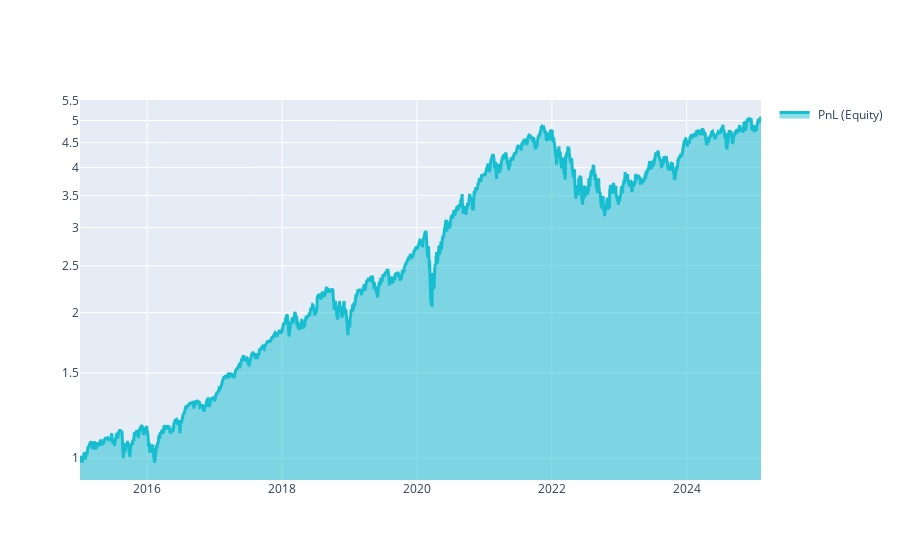
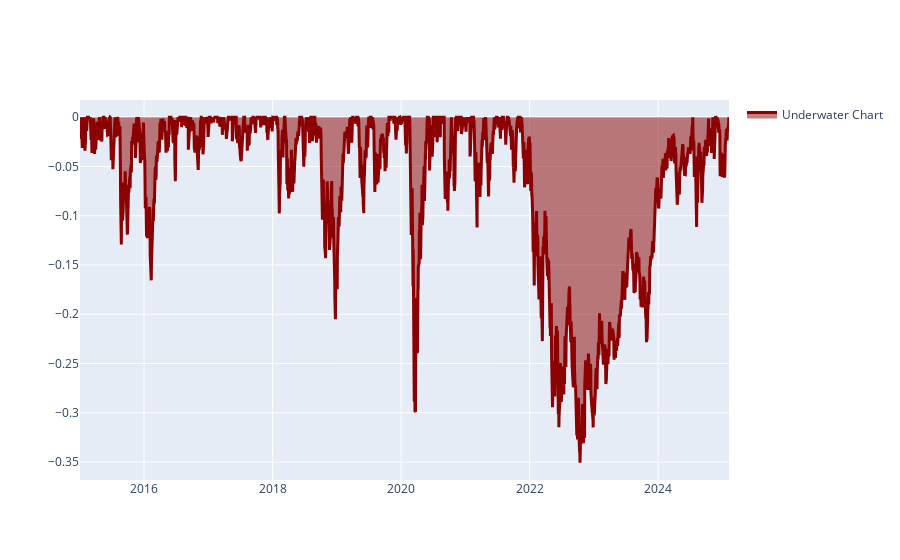
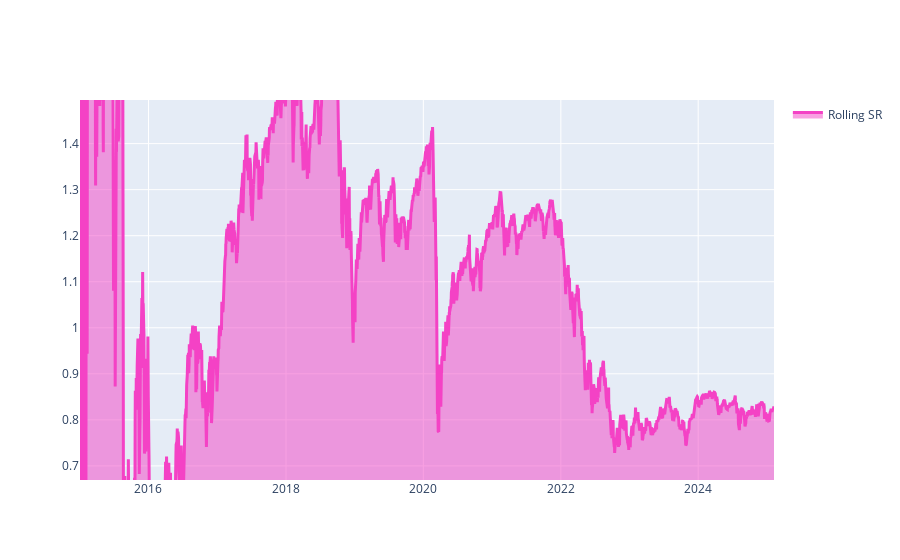
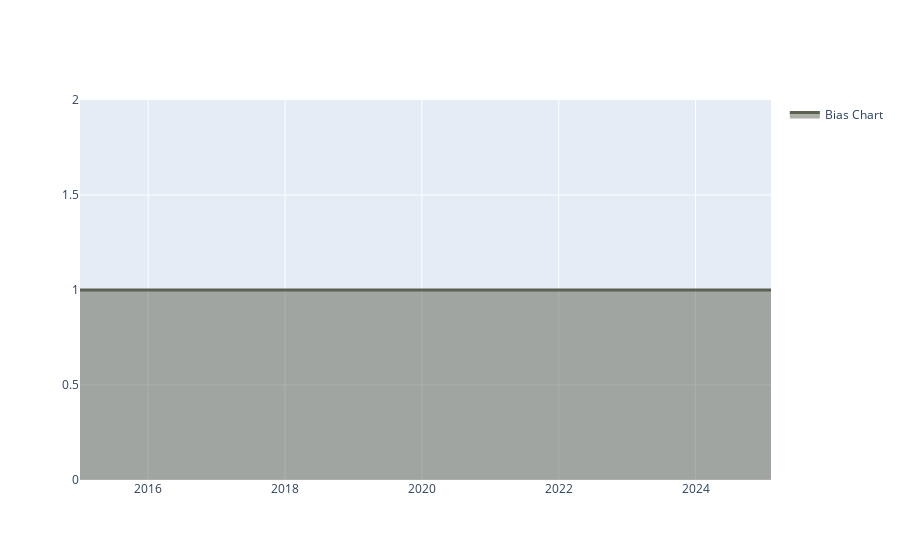

Notebook code cell kept with these figures, in order:
### Code cell
# # Calculate weights using the backtester:
# weights = qnbt.backtest_ml(
#     train                         = train_model,
#     predict                       = predict_weights,
#     train_period                  =  2 *365,  # the data length for training in calendar days
#     retrain_interval              = 10 *365,  # how often we have to retrain models (calendar days)
#     retrain_interval_after_submit = 1,        # how often retrain models after submission during evaluation (calendar days)
#     predict_each_day              = False,    # Is it necessary to call prediction for every day during backtesting?
#                                               # Set it to True if you suspect that get_features is looking forward.
#     competition_type              = "stocks_nasdaq100",  # competition type
#     lookback_period               = 365,                 # how many calendar days are needed by the predict function to generate the output
#     start_date                    = "2005-01-01",        # backtest start date
#     analyze                       = True,
#     build_plots                   = True  # do you need the chart?
# )



weights = qnbt.backtest_ml(
    train                         = train_model,
    predict                       = predict_weights,
    train_period                  =  5 * 365,  # Aumentado a 5 años para entrenar con más datos recientes
    retrain_interval              = 3 * 365,  # Retraining cada 2 años para adaptación a nuevas condiciones de mercado
    retrain_interval_after_submit = 2,        
    predict_each_day              = False,  # Activado para reflejar cambios diarios en el mercado
    competition_type              = "stocks_nasdaq100",
    lookback_period               = 365,                 
    start_date                    = "2015-01-01", # Reducido para entrenar con datos más recientes, y disminuir el tiempo de ejecución
    analyze                       = True,
    build_plots                   = True  
)

# weights = qnbt.backtest_ml(
#     train                         = train_model,
#     predict                       = predict_weights,
#     train_period                  = 5 * 365,  # Incrementado a 5 años para un entrenamiento más robusto
#     retrain_interval              = 2 * 365,  # Reentrenar cada 2 años
#     retrain_interval_after_submit = 30,       # Reentrenar mensualmente después de la entrega
#     predict_each_day              = True,     # Predecir cada día para evitar problemas de forward-looking
#     competition_type              = "stocks_nasdaq100",  # Cambiado para cumplir con Quantiacs
#     lookback_period               = 180,      # Reducido a 180 días para pruebas más rápidas
#     start_date                    = "2005-01-01",  # Fecha de inicio del backtest
#     analyze                       = True,
#     build_plots                   = True  # Se generan gráficos de rendimiento
# )

### Figure 1 — Plotly figure (JSON) as saved in the notebook; plotly's stock layout.template omitted (floating-point values rounded to 4 significant figures; data arrays with more than 128 entries replaced by an {"elided": "..."} marker saying what was removed)
{"data": [{"fill": "tonexty", "line": {"color": "#17BECF", "width": 3}, "name": " PnL (Equity)", "type": "scatter", "x": {"elided": "2541 str values"}, "y": {"elided": "2541 float values"}}], "layout": {"showlegend": true, "yaxis": {"range": [-0.04567, 0.7415], "type": "log"}}}

### Figure 2 — Plotly figure (JSON) as saved in the notebook; plotly's stock layout.template omitted (floating-point values rounded to 4 significant figures; data arrays with more than 128 entries replaced by an {"elided": "..."} marker saying what was removed)
{"data": [{"fill": "tonexty", "line": {"color": "darkred", "width": 3}, "name": "Underwater Chart", "type": "scatter", "x": {"elided": "2541 str values"}, "y": {"elided": "2541 float values"}}], "layout": {"showlegend": true, "yaxis": {"range": [-0.3682, 0.01754]}}}

### Figure 3 — Plotly figure (JSON) as saved in the notebook; plotly's stock layout.template omitted (floating-point values rounded to 4 significant figures; data arrays with more than 128 entries replaced by an {"elided": "..."} marker saying what was removed)
{"data": [{"fill": "tonexty", "line": {"color": "#F442C5", "width": 3}, "name": "Rolling SR", "type": "scatter", "x": {"elided": "2541 str values"}, "y": {"elided": "2541 float values"}}], "layout": {"showlegend": true, "yaxis": {"range": [0.6693, 1.495]}}}

### Figure 4 — Plotly figure (JSON) as saved in the notebook; plotly's stock layout.template omitted (floating-point values rounded to 4 significant figures; data arrays with more than 128 entries replaced by an {"elided": "..."} marker saying what was removed)
{"data": [{"fill": "tonexty", "line": {"color": "#5A6351", "width": 3}, "name": "Bias Chart", "type": "scatter", "x": {"elided": "2541 str values"}, "y": {"elided": "2541 int values"}}], "layout": {"showlegend": true, "yaxis": {"range": [1, 1]}}}
